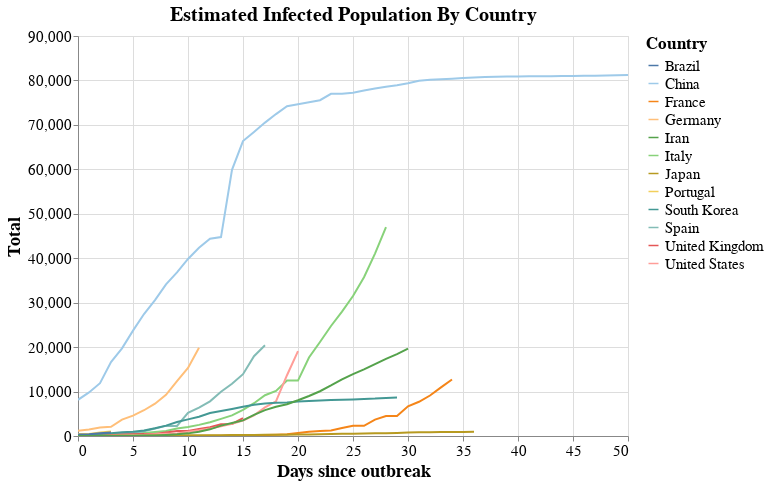

Here is the notebook cell this chart was saved with:
### Markdown cell above
## Estimated Infected Population By Country

by days since outbreak

> Tip: Click (Shift+ for multiple) on countries in the legend to filter the visualization.

### Code cell
#hide_input
# Plot estimated absolute number of infected
plot(data_countries_pc, "line", True)

### Figure 1 — Vega-Lite specification as saved in the notebook (floating-point values rounded to 4 significant figures; data arrays with more than 128 entries replaced by an {"elided": "..."} marker saying what was removed)
{"config": {"view": {"continuousWidth": 400, "continuousHeight": 300}, "axis": {"labelFontSize": 15, "titleFontSize": 18}, "title": {"fontSize": 20}}, "data": {"name": "data-3db97d27aa208e027385593f5710f594"}, "mark": "line", "encoding": {"color": {"type": "nominal", "field": "location", "legend": {"labelFontSize": 15, "title": "Country", "titleFontSize": 17}, "scale": {"scheme": "tableau20"}}, "opacity": {"condition": {"value": 1, "selection": "selector002"}, "value": 0.1}, "x": {"type": "quantitative", "field": "n_days", "title": "Days since outbreak"}, "y": {"type": "quantitative", "field": "infected", "title": "Total"}}, "height": 400, "selection": {"selector001": {"type": "interval", "bind": "scales"}, "selector002": {"type": "multi", "fields": ["location"], "bind": "legend"}}, "title": "Estimated Infected Population By Country", "width": 550, "$schema": "https://vega.github.io/schema/vega-lite/v4.0.2.json", "datasets": {"data-3db97d27aa208e027385593f5710f594": {"elided": "288 records"}}}
